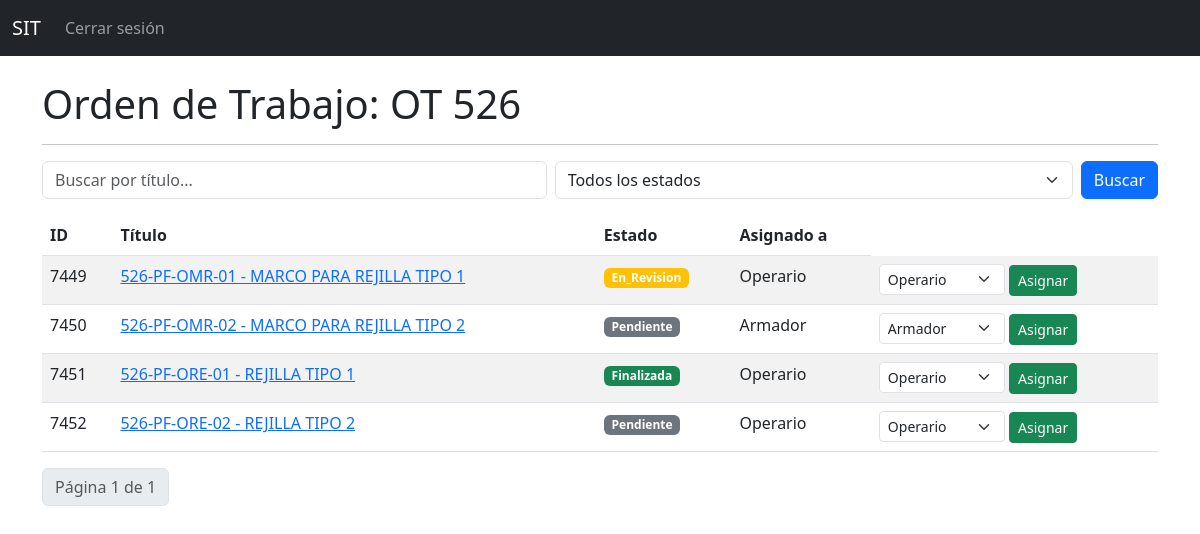
Screenshot of /ordenes/24/ (signed in) with the database file from the repository.
### tareas_app/models.py (models this page shows, shortened)
class OrdenDeTrabajo(models.Model):
    nombre = models.CharField(max_length=200)
    descripcion = models.TextField(blank=True)
    archivo_excel = models.FileField(upload_to='ordenes_excel/', blank=True, null=True)
    fecha_creacion = models.DateTimeField(auto_now_add=True)
    creada_por = models.ForeignKey(Empleado, null=True, blank=True, on_delete=models.SET_NULL)

class Tarea(models.Model):
    titulo = models.CharField(max_length=100)
    descripcion = models.TextField()
    asignado_a = models.ForeignKey(Empleado, on_delete=models.SET_NULL, null=True, blank=True, related_name="tareas_asignadas")
    creada_por = models.ForeignKey(Empleado, null=True, blank=True, on_delete=models.SET_NULL)
    fecha_creacion = models.DateTimeField(auto_now_add=True)
    plano = models.ImageField(upload_to='planos/', null=True, blank=True)
    estado = models.CharField(max_length=20, choices=ESTADOS, default='pendiente')
    orden = models.ForeignKey(OrdenDeTrabajo, related_name='tareas', on_delete=models.CASCADE, null=True, blank=True)
    estructura = models.CharField(max_length=100, blank=True)
    plano_codigo = models.CharField(max_length=50, blank=True)
    posicion = models.CharField(max_length=50, blank=True)
    denominacion = models.CharField(max_length=100, blank=True)
    cantidad = models.IntegerField(null=True, blank=True)
    peso_unitario = models.FloatField(null=True, blank=True)
    peso_total = models.FloatField(null=True, blank=True)
    agente_externo = models.ForeignKey(AgenteExterno, null=True, blank=True, on_delete=models.SET_NULL)

class Empleado(models.Model):
    usuario = models.OneToOneField(User, on_delete=models.CASCADE, null=True, blank=True)
    nombre = models.CharField(max_length=100)
    perfil = models.CharField(max_length=50, choices=PERFILES)
    es_externo = models.BooleanField(default=False)

### tareas_app/views.py (the view, shortened to what this page needs)
# urls.py: path('ordenes/<int:orden_id>/', views.detalle_orden_trabajo, name='detalle_orden_trabajo'),
@login_required
def detalle_orden_trabajo(request, orden_id):
    orden = get_object_or_404(OrdenDeTrabajo, id=orden_id)
    empleado = Empleado.objects.get(usuario=request.user)
    tipo = None
    if not puede_ver_avances(empleado):
        return HttpResponseForbidden("No tenés acceso a esta orden.")
    if request.method == 'POST' and puede_asignar(empleado):
        tarea_id = request.POST.get('tarea_id')
        tipo = request.POST.get('tipo_asignacion')
        tarea = get_object_or_404(orden.tareas, id=tarea_id)
    tareas = orden.tareas.all()
    if empleado.perfil == 'calidad':
        tareas = tareas.filter(estado='en_revision')
    busqueda = request.GET.get('q', '')
    if busqueda:
        tareas = tareas.filter(titulo__icontains=busqueda)
    estado = request.GET.get('estado', '')
    if estado:
        tareas = tareas.filter(estado=estado)
    paginator = Paginator(tareas, 100)
    page_number = request.GET.get('page')
    page_obj = paginator.get_page(page_number)
    operarios = Empleado.objects.filter(perfil__in=['armador', 'soldador', 'pintor', 'corte'])
    agentes_externos = AgenteExterno.objects.filter(activo=True)
    es_admin = empleado.perfil == 'administrador'
    es_produccion = empleado.perfil == 'produccion'
    puede_asignar_valor = es_admin or es_produccion
    return render(request, 'tareas/detalle_orden_trabajo.html', {
        'orden': orden,
        'tareas': page_obj,
        'operarios': operarios,
        'perfil_usuario': empleado.perfil,
        'busqueda': busqueda,
        'estado_seleccionado': estado,
        'puede_asignar': puede_asignar_valor,
        'agentes_externos': agentes_externos,
    })

### tareas_app/views.py (called while the page is built)
def puede_ver_avances(empleado):
    return empleado.perfil in ['administrador', 'ppc', 'produccion', 'calidad', 'despacho', 'ingenieria', 'rrhh']

### templates/tareas/detalle_orden_trabajo.html (shortened to what this page needs)
{% extends "base.html" %}
{% block content %}
<h1>Orden de Trabajo: {{ orden.nombre }}</h1>
<hr>
<form method="get" class="d-flex mb-3">
    <input type="text" name="q" placeholder="Buscar por título..." class="form-control me-2" value="{{ busqueda }}">
    <select name="estado" class="form-select me-2" onchange="this.form.submit()">
        <option value="">Todos los estados</option>
    </select>
    <button type="submit" class="btn btn-primary">Buscar</button>
</form>
<table class="table table-striped">
    <thead>
        <tr>
            <th>ID</th>
            <th>Título</th>
            <th>Estado</th>
            <th>Asignado a</th>
        </tr>
    </thead>
    <tbody>
        {% for tarea in tareas %}
        <tr>
            <td>{{ tarea.id }}</td>
            <td>
                <a href="{% url 'detalle_tarea' tarea.id %}">
                {{ tarea.titulo }}
                </a>
            </td>
            <td>
                <span class="badge
                    {% if tarea.estado == 'pendiente' %} bg-secondary
                    {% elif tarea.estado == 'en_progreso' %} bg-primary
                    {% elif tarea.estado == 'en_revision' %} bg-warning
                    {% elif tarea.estado == 'finalizada' %} bg-success
                    {% elif tarea.estado == 'rechazada' %} bg-danger
                    {% endif %}">
                    {{ tarea.estado|title }}
                </span>
            </td>
            <td>
{% if tarea.asignado_a %}
    {{ tarea.asignado_a.usuario.username }}
{% elif tarea.agente_externo %}
    {{ tarea.agente_externo.nombre }} <span class="badge bg-secondary">Externo</span>
{% else %}
    <span class="text-muted">Sin asignar</span>
{% endif %}
            </td>
            {% if puede_asignar %}
<td>
<form method="post" style="display:inline;">
<select name="asignado_id" id="asignado_id{{ tarea.id }}"
        class="form-select form-select-sm d-inline w-auto"
        onchange="checkTercerizado(this, '{{ tarea.id }}')">
    {% for operario in operarios %}
        <option value="{{ operario.id }}" {% if tarea.asignado_a == operario %}selected{% endif %}>
            {{ operario.usuario.username }}
        </option>
    {% endfor %}
</select>
  <button type="submit" class="btn btn-sm btn-success">Asignar</button>
</form>
</td>
            {% endif %}
        </tr>
        {% empty %}
        <tr>
            <td colspan="5">No hay tareas para mostrar.</td>
        </tr>
        {% endfor %}
    </tbody>
</table>
<nav>
  <ul class="pagination">
    <li class="page-item disabled">
      <span class="page-link">Página {{ tareas.number }} de {{ tareas.paginator.num_pages }}</span>
    </li>
  </ul>
</nav>
{% endblock %}

### rows the page displays
OrdenDeTrabajo: nombre "OT 526"
Tarea: id "7449", titulo "526-PF-OMR-01 - MARCO PARA REJILLA TIPO 1", estado "En_Revision", asignado_a.usuario.username "Operario", asignado_id "Operario"
Tarea: id "7450", titulo "526-PF-OMR-02 - MARCO PARA REJILLA TIPO 2", estado "Pendiente", asignado_a.usuario.username "Armador", asignado_id "Armador"
Tarea: id "7451", titulo "526-PF-ORE-01 - REJILLA TIPO 1", estado "Finalizada", asignado_a.usuario.username "Operario", asignado_id "Operario"
Tarea: id "7452", titulo "526-PF-ORE-02 - REJILLA TIPO 2", estado "Pendiente", asignado_a.usuario.username "Operario", asignado_id "Operario"

### other values shown
{{ tareas.number }} "1"
{{ tareas.paginator.num_pages }} "1"
